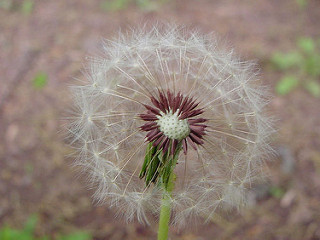
#> input picture code/31_opencv_study/data/dandelion2.jpg, 320 x 240 px
$ python image_arithmetic_operation.py
#> lines starting #> are read from the running program, lines starting #| are printed output that depends on the picture; after the words box and inside, x2 and y2 are one past the last pixel; in counts of white or black regions, pixels touching at a corner belong together; pictures that were not available may be replaced by others from this repository, and a replacement may not be noted
#> further down, src is the input picture: shape (240, 320, 3); mean B, G, R 119.8, 131.2, 145.5
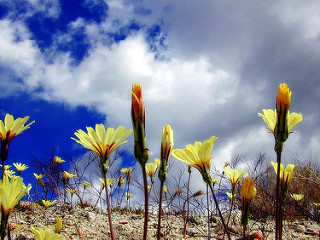
#> input picture code/31_opencv_study/data/dandelion3.jpg, 320 x 240 px, given in place of opencv_logo.png, which was not available
#> further down, dest is the input picture: shape (240, 320, 3); mean B, G, R 150.3, 133.6, 127.7
import cv2


'''
两幅图像的混合
'''
def add_weight(src, dest):
    '''
    dst = α · img1 + β · img2 + γ
    得加两幅图，一种混合或者透明的感觉。
    '''
    dst = cv2.addWeighted(src, 0.7, dest, 0.3, 0)
    cv2.imshow('dst', dst)
    cv2.waitKey()
    cv2.destroyAllWindows()
    pass


'''
按位运算
'''
# 将一幅图的贴到另一幅图的特定区域
def bit_op(src, dest):
    '''
    说明： 这里包括的按位操作有： AND， OR， NOT， XOR 等。当我们提取图像的一部分，选择非矩形 ROI 时这些操作会很有用。

    我想把 OpenCV 的标志放到另一幅图像上。如果我使用加法，颜色会改变，如果使用混合，会得到透明效果，但是我不想要透明。
    如果他是矩形我可以象上一章那样使用 ROI。但是他不是矩形。但是我们可以通过下面的按位运算实现：
    '''
    # 得到区域大小
    rows, cols, channels = dest.shape
#> rows = 240; cols = 320; channels = 3
    # 提取原图中需要替换的区域
    roi = src[0:rows, 0:cols]
    # 创建掩码， cv2.threshold 需要处理灰度图
    img2gray = cv2.cvtColor(dest, cv2.COLOR_BGR2GRAY)
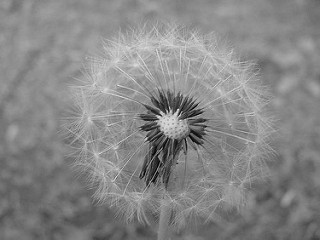
#> img2gray: shape (240, 320); min 1, max 239, mean 134.2
    # 保留 [175, 255]， 其他为0
    ret, mask = cv2.threshold(img2gray, 175, 255, cv2.THRESH_BINARY)
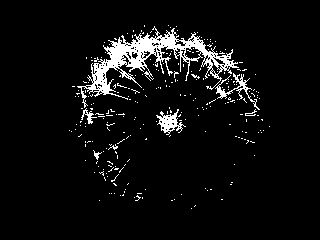
#> mask: shape (240, 320); 5.8% white; 258 white regions (251 under 20 px), largest, box (x1, y1, x2, y2) and area: (77, 26, 239, 108) 3037, (156, 109, 186, 135) 309, (215, 73, 260, 110) 288
    mask_inv = cv2.bitwise_not(mask)
    # 提出 src 的特定区域
    src_bg = cv2.bitwise_and(roi, roi, mask=mask)
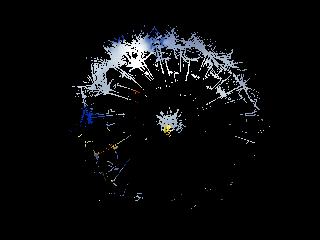
#> src_bg: shape (240, 320, 3); mean B, G, R 11.8, 10.7, 9.9
    dest_bg = cv2.bitwise_and(dest, dest, mask=mask_inv)
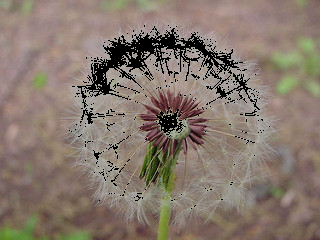
#> dest_bg: shape (240, 320, 3); mean B, G, R 109.3, 120.4, 134.5
    # 得到需要显示的区域的像素
    dst = cv2.add(src_bg, dest_bg)
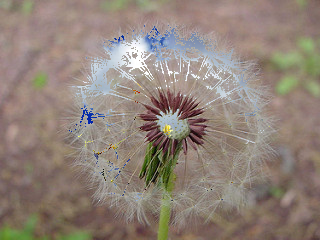
#> dst: shape (240, 320, 3); mean B, G, R 121.1, 131.1, 144.4
    src[0:rows, 0: cols] = dst
    # 显示
    cv2.imshow('res', src)
    cv2.waitKey(0)
    cv2.destroyAllWindows()

    pass


if __name__ == '__main__':

    src = cv2.imread("../data/dandelion2.jpg")
    dest = cv2.imread("../data/opencv_logo.png")

    bit_op(dest, src)

    pass
